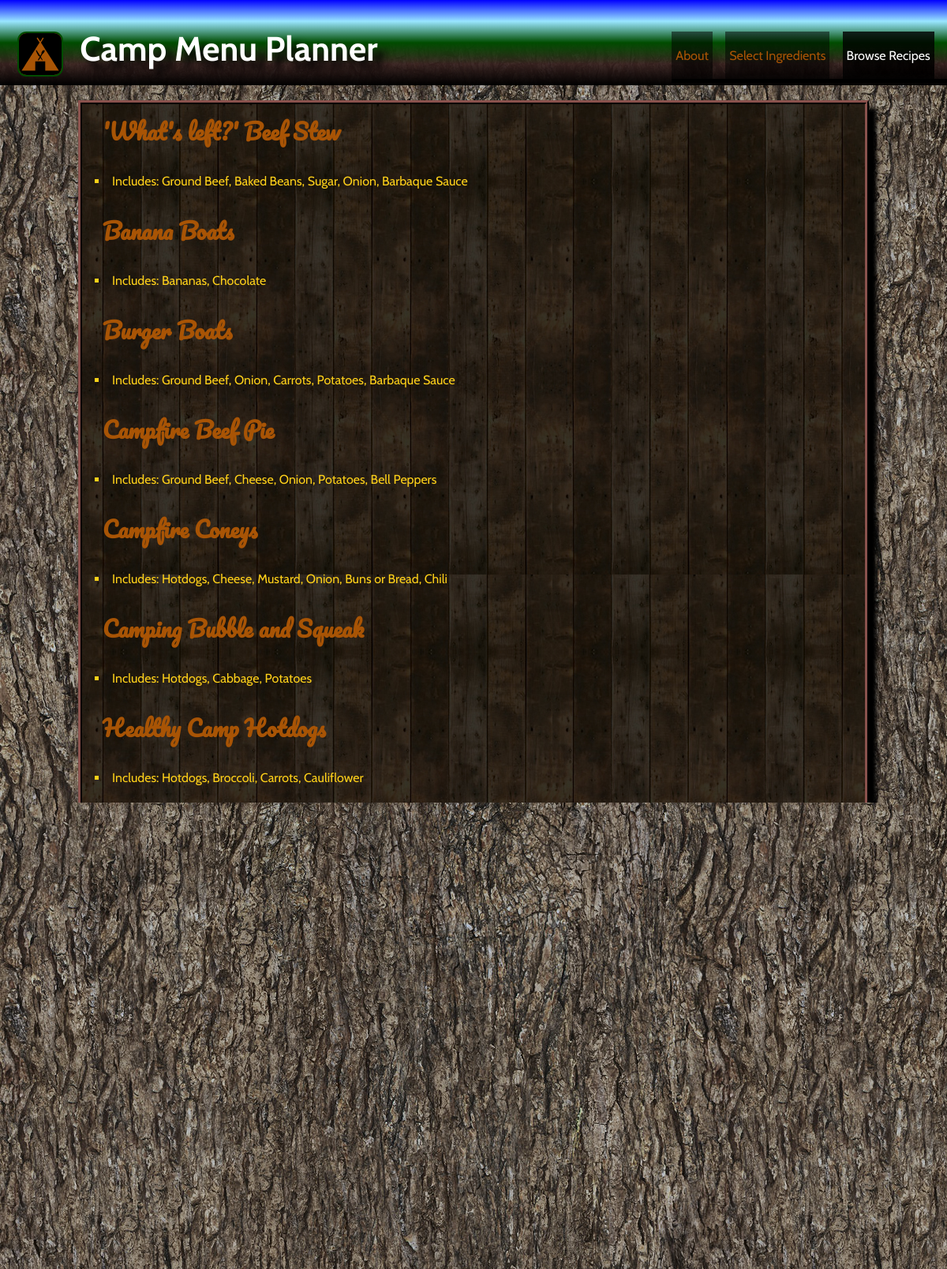
Screenshot of /browse.php with the database file from the repository.
### tables this page shows
CREATE TABLE IF NOT EXISTS `recipes` (
  `id` int(11) NOT NULL AUTO_INCREMENT,
  `recipe_name` varchar(75) NOT NULL,
  `recipe_body` text NOT NULL,
  `included_ingredients` set('beef','hotdogs','beans','cheese','sugar','mustard','ketchup','onion','buns','chili','broccoli','carrot','cauliflower','cabbage','potato','bbq','bell_pepper','banana','chocolate','cocoa','butter','cream_chz','vanilla','marshmallow','cone','graham','bacon') NOT NULL,
  PRIMARY KEY (`id`),
  UNIQUE KEY `recipe_name` (`recipe_name`)
);

### inc/functions.php (called while the page is built, shortened)
<?php
    function getScript()
    {
        $request_script = substr($_SERVER["SCRIPT_NAME"],strrpos($_SERVER["SCRIPT_NAME"],"/")+1);
        return $request_script;
    }
    function setBody($script)
    {
        if ($script == "browse.php") {
            return 'tab3';
        }
    }
try {
    $sql = new PDO('mysql:host=localhost;dbname=cmp_database', "user", "");
    $sql->setAttribute(PDO::ATTR_ERRMODE, PDO::ERRMODE_EXCEPTION);
} catch (Exception $e) {
    echo $e->getMessage();
    exit;
}
try {
    $ret= $sql->prepare('SELECT * FROM `ingredients` ORDER BY display_name');
    $ret->execute();
} catch (Exception $e) {
    echo $e->getMessage();
    exit;
}
    $ingredients = $ret->fetchAll(PDO::FETCH_ASSOC);
    $keyed_ingredients = array();
    function keyedUp($ingredientsFromDatabase)
    {
        foreach ($ingredientsFromDatabase as $ingredient) {
            $keyed_ingredients[$ingredient['short_name']]=$ingredient['display_name'];
        }
        return $keyed_ingredients;
    }
 ?>

### browse.php (the view)
<?php
    require_once 'inc/functions.php';
    require 'inc/header.php';
 ?>
<div class="recipes">
    <?php
    if (isset($_GET['id'])) {
        $intval_id = intval($_GET['id']);
        try {
            $ret= $sql->prepare("SELECT id, recipe_name, included_ingredients, recipe_body
                FROM `recipes` WHERE id = ?");
            $ret->bindParam(1, $intval_id);
            $ret->execute();
            $full_recipe = $ret->fetch();
            if (!$full_recipe) {
                throw new Exception("<h2>Sorry, Recipe Not Found</h2>");
            }
        } catch (Exception $e) {
            echo $e->getMessage();
            die();
        }
        echo recipeToHtml($full_recipe);
    } else {
        $ret= $sql->prepare("SELECT id, recipe_name, included_ingredients
            FROM `recipes` ORDER BY recipe_name");
        $ret->execute();
        $recipes = $ret->fetchAll(PDO::FETCH_NAMED);
        $keyed_ingredients = keyedUp($ingredients);
        foreach ($recipes as $recipe) {
            $recipe_html = "<a href='browse.php?id={$recipe['id']}'><h4>
                {$recipe['recipe_name']}</h4></a><br><li>Includes: ";
            $included_ingredients = explode(',',$recipe['included_ingredients']);
            foreach ($included_ingredients as $ingredient) {
                $recipe_html .= "{$keyed_ingredients[$ingredient]}, ";
            }
            $recipe_html = rtrim($recipe_html, ', ');
            $recipe_html .= "</li><br>";
            echo $recipe_html;
        }
    }
    ?>
</div>
 <?php include 'inc/footer.php'; ?>

### inc/header.php (shortened to what this page needs)
<!DOCTYPE html>
<html>
    <head>
        <link rel="stylesheet" href="css/normalize.css">
        <link rel="stylesheet" href="css/style.css">
    </head>
    <body id=<?php echo setBody(getScript()); ?>>
        <header>
            <img src="img/CMPlogo.svg" width="90" height="88" alt="Camp Menu Planner Logo" class="logo">
            <h1><span>Camp Menu Planner</span></h1>
            <ul id="tabnav">
                <a href="./index.php"><li class="tab1">About</li></a>
                <a href="./select.php"><li class="tab2">Select Ingredients</li></a>
                <a href="./browse.php"><li class="tab3">Browse Recipes</li></a>
            </ul>
        </header>

### inc/footer.php
<footer>
    <a href="#">Back to top.</a>
    <a href="mailto:jwelmore82@gmail.com?subject=feedback">Email Developer</a>
    <p>
<a href="http://jigsaw.w3.org/css-validator/check/referer">
<img style="border:0;width:88px;height:31px"
    src="http://jigsaw.w3.org/css-validator/images/vcss"
    alt="Valid CSS!" />
</a>
</p>
</footer>
</body>
</html>

### css/style.css (style rules this page uses)
body { background-image: url("../img/tree.jpg"); background-attachment: fixed; -webkit-box-sizing: border-box; -moz-box-sizing: border-box; box-sizing: border-box; }
a:link { text-decoration: none; color: #a85405; }
header { color: #fff; background: linear-gradient(#0000ff, rgba(153, 230, 255, 1), rgba(0, 76, 0, 1), rgba(54, 32, 30, .9), #000); padding-top: 2%; font-size: 1.35em; text-align: center; margin: 0 0 10px 0; text-shadow: 10px 10px 10px black; }
header h1 { margin-top: .25em; font-family: 'Cabin', sans-serif; }
.logo { border-radius: 20%; border: 5px solid rgb(0, 76, 0); background-color: #a85405; }
#tabnav { text-align: center; border-bottom: 5px solid #000; padding: 0; font-size: .75em; margin-left: auto; margin-right: auto; font-family: 'Cabin', sans-serif; }
body#tab1 li.tab1, body#tab2 li.tab2, body#tab3 li.tab3, body#tab4 li.tab4 { background-color: rgba(0, 0, 0, .8); color: #fff; }
#tabnav li { padding: 20px 5px; background-color: rgba(0, 0, 0, 0.5);; color: #a85405; text-decoration: none; list-style: none; margin-top: 1em; }
.recipes { background-color: #eee; max-width: 80%; font-family: 'Cabin', sans-serif; background-image: url("../img/wood_01.jpg"); color: #FFD119; border: #36201e 5px ridge; margin: 1.2em auto; box-shadow: 10px 10px 5px black; padding: 0 1em; }
.recipes li { list-style: square; }
.recipes h4 { font-family: 'Pacifico', cursive; font-size: 1.75em; margin: 10px; }
footer { height: 4em; background: linear-gradient(rgba(0, 76, 0, 1), rgba(54, 32, 30, .9), #000); padding: 1px; }
footer a { text-decoration: none; margin: 1em; }
@media screen and (min-width: 390px) { #tabnav { float: right; margin: 0; } }
@media screen and (min-width: 390px) { #tabnav li { float: left; margin-right: 1em; } }
@media screen and (min-width: 390px) { header { overflow: auto; } }
@media screen and (min-width: 390px) { h1 { margin-bottom: 0; } }
@media screen and (min-width: 390px) { .logo { float: left; margin:.75em 1em .5em; } }
@media screen and (min-width: 847px) { .logo { width: 2.5em; height: auto; border: 2px solid rgb(0, 76, 0); } }
@media screen and (min-width: 847px) { header { overflow: auto; } }
@media screen and (min-width: 847px) { h1 { float: left; } }

### rows the page displays
recipes: recipe_name "'What's left?' Beef Stew", recipe_html "Ground Beef, Baked Beans, Sugar, Onion, Barbaque Sauce"
recipes: recipe_name "Banana Boats", recipe_html "Bananas, Chocolate"
recipes: recipe_name "Burger Boats", recipe_html "Ground Beef, Onion, Carrots, Potatoes, Barbaque Sauce"
recipes: recipe_name "Campfire Beef Pie", recipe_html "Ground Beef, Cheese, Onion, Potatoes, Bell Peppers"
recipes: recipe_name "Campfire Coneys", recipe_html "Hotdogs, Cheese, Mustard, Onion, Buns or Bread, Chili"
recipes: recipe_name "Camping Bubble and Squeak", recipe_html "Hotdogs, Cabbage, Potatoes"
recipes: recipe_name "Healthy Camp Hotdogs", recipe_html "Hotdogs, Broccoli, Carrots, Cauliflower"
recipes: recipe_name "Hobo Dinner", recipe_html "Ground Beef, Onion, Potatoes"
recipes: recipe_name "Hot Dog Cassarole", recipe_html "Hotdogs, Baked Beans, Sugar, Mustard, Ketchup, Onion"
recipes: recipe_name "Ice Cream Cone S'mores", recipe_html "Chocolate, Marshmallows, Ice Cream Cones"
recipes: recipe_name "Pass Around Fudge", recipe_html "Sugar, Cocoa Powder, Butter or Margarine, Cream Cheese, Vanilla Extract"
